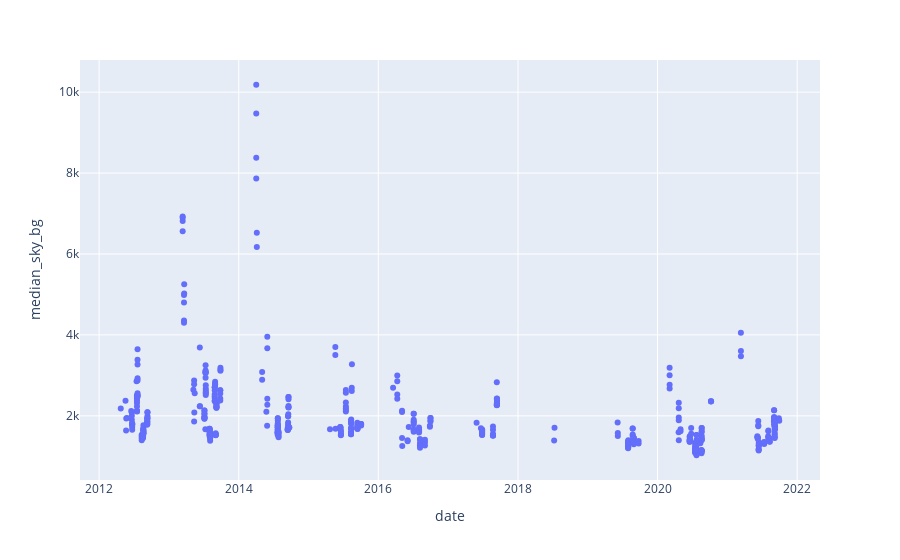

The code cell stored with this chart in its notebook:
### Code cell
px.scatter(df_dec, x="date", y="median_sky_bg", hover_data=["night_date"])

### Figure 1 — Plotly figure (JSON) as saved in the notebook; plotly's stock layout.template omitted (floating-point values rounded to 4 significant figures; data arrays with more than 128 entries replaced by an {"elided": "..."} marker saying what was removed)
{"data": [{"customdata": {"elided": "490x1 str values"}, "hovertemplate": "date=%{x}<br>median_sky_bg=%{y}<br>night_date=%{customdata[0]}<extra></extra>", "legendgroup": "", "marker": {"color": "#636efa", "symbol": "circle"}, "mode": "markers", "name": "", "orientation": "v", "showlegend": false, "type": "scatter", "x": {"elided": "490 str values"}, "xaxis": "x", "y": {"elided": "490 float values"}, "yaxis": "y"}], "layout": {"legend": {"tracegroupgap": 0}, "margin": {"t": 60}, "xaxis": {"anchor": "y", "domain": [0, 1], "title": {"text": "date"}}, "yaxis": {"anchor": "x", "domain": [0, 1], "title": {"text": "median_sky_bg"}}}}
